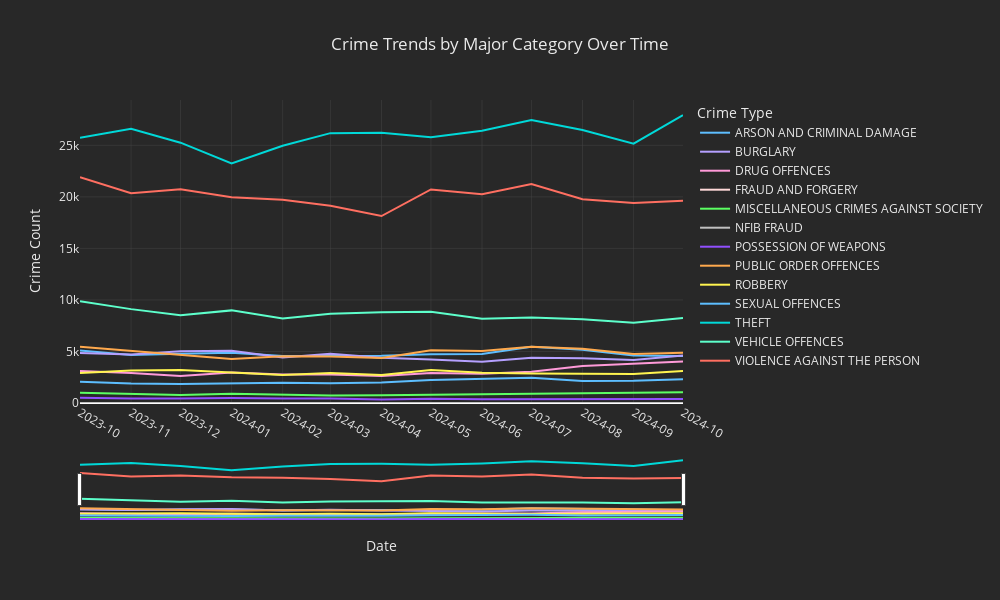

This figure's notebook cell:
### Code cell
# Import necessary libraries
import pandas as pd  # pandas is used for data manipulation and analysis
import plotly.express as px  # plotly.express is used for creating interactive plots

# Specify the file path for the dataset
file_path = 'major_text_yearmonth_summary_filtered.csv'

# Read the CSV file into a pandas DataFrame
data = pd.read_csv(file_path)

# Define custom colors for each crime type to differentiate the lines in the plot
custom_colors = {
    "THEFT": "#00D9D9",  # Theft crimes in turquoise
    "VIOLENCE AGAINST THE PERSON": "#FF6F61",  # Violence in red
    "VEHICLE OFFENCES": "#5DFFCB",  # Vehicle-related crimes in light green
    "BURGLARY": "#B5A0FF",  # Burglary in purple
    "PUBLIC ORDER OFFENCES": "#FFA94D",  # Public order crimes in orange
    "ARSON AND CRIMINAL DAMAGE": "#5EBEFF",  # Arson and damage in light blue
    "ROBBERY": "#FFF44F",  # Robbery in yellow
    "DRUG OFFENCES": "#FF9AD9",  # Drug-related crimes in pink
    "SEXUAL OFFENCES": "#5DBEFF",  # Sexual offences in light blue
    "MISCELLANEOUS CRIMES AGAINST SOCIETY": "#5BFF62",  # Miscellaneous crimes in green
    "POSSESSION OF WEAPONS": "#914FFF",  # Weapons possession in violet
    "FRAUD AND FORGERY": "#FFD9D9",  # Fraud and forgery in light pink
    "NFIB FRAUD": "#C0C0C0"  # Fraud by NFIB in gray
}

# Create a line plot using Plotly Express
fig = px.line(
    data,  # The data source
    x="YearMonth",  # The x-axis represents Year and Month
    y="CrimeCount",  # The y-axis represents the count of crimes
    color="MajorText",  # Color the lines based on the crime type
    title="Crime Trends by Major Category Over Time",  # Title of the plot
    labels={"YearMonth": "Year-Month", "CrimeCount": "Crime Count", "MajorText": "Crime Type"}  # Label the axes
)

# Update the color of each trace based on the custom color mapping
fig.for_each_trace(lambda t: t.update(line=dict(color=custom_colors.get(t.name, "#CCCCCC"))))

# Update layout settings for the chart
fig.update_layout(
    width=1000,  # Set the width of the plot
    height=600,  # Set the height of the plot
    xaxis=dict(
        title="Date",  # Title for the x-axis
        tickformat="%Y-%m",  # Format the x-axis ticks as Year-Month
        rangeslider=dict(visible=True),  # Enable the range slider for zooming
        dtick="M1",  # Set the tick interval to 1 month
        range=["2023-10", "2024-10"],  # Set the x-axis range from October 2023 to October 2024
        showgrid=True,  # Show the grid lines on the x-axis
        gridcolor="#444444",  # Set the color of the grid lines
        gridwidth=0.5  # Set the width of the grid lines
    ),
    yaxis=dict(
        title="Crime Count",  # Title for the y-axis
        rangemode="tozero",  # Set the y-axis to start from zero
        autorange=True,  # Allow automatic range adjustment
        fixedrange=False,  # Allow zooming on the y-axis
        showgrid=True,  # Show the grid lines on the y-axis
        gridcolor="#444444",  # Set the color of the grid lines
        gridwidth=0.5  # Set the width of the grid lines
    ),
    title=dict(x=0.5),  # Center the title on the x-axis
    plot_bgcolor="#282828",  # Set the background color of the plot area
    paper_bgcolor="#282828",  # Set the background color of the entire paper
    font=dict(color="#EAEAEA"),  # Set the font color for the chart
)

# Display the interactive chart
fig.show()

# Save the chart as an HTML file that can be opened in a browser
fig.write_html("interactive_crime_trends_with_zoomable_yaxis.html")

### Figure 1 — Plotly figure (JSON) as saved in the notebook; plotly's stock layout.template omitted (floating-point values rounded to 4 significant figures)
{"data": [{"hovertemplate": "Crime Type=ARSON AND CRIMINAL DAMAGE<br>Year-Month=%{x}<br>Crime Count=%{y}<extra></extra>", "legendgroup": "ARSON AND CRIMINAL DAMAGE", "line": {"color": "#5EBEFF", "dash": "solid"}, "marker": {"symbol": "circle"}, "mode": "lines", "name": "ARSON AND CRIMINAL DAMAGE", "orientation": "v", "showlegend": true, "type": "scatter", "x": ["2023-10", "2023-11", "2023-12", "2024-01", "2024-02", "2024-03", "2024-04", "2024-05", "2024-06", "2024-07", "2024-08", "2024-09", "2024-10"], "xaxis": "x", "y": [5086, 4659, 4778, 4865, 4570, 4575, 4578, 4738, 4755, 5467, 5169, 4617, 4571], "yaxis": "y"}, {"hovertemplate": "Crime Type=BURGLARY<br>Year-Month=%{x}<br>Crime Count=%{y}<extra></extra>", "legendgroup": "BURGLARY", "line": {"color": "#B5A0FF", "dash": "solid"}, "marker": {"symbol": "circle"}, "mode": "lines", "name": "BURGLARY", "orientation": "v", "showlegend": true, "type": "scatter", "x": ["2023-10", "2023-11", "2023-12", "2024-01", "2024-02", "2024-03", "2024-04", "2024-05", "2024-06", "2024-07", "2024-08", "2024-09", "2024-10"], "xaxis": "x", "y": [4845, 4696, 5017, 5080, 4415, 4777, 4379, 4231, 4001, 4393, 4348, 4178, 4610], "yaxis": "y"}, {"hovertemplate": "Crime Type=DRUG OFFENCES<br>Year-Month=%{x}<br>Crime Count=%{y}<extra></extra>", "legendgroup": "DRUG OFFENCES", "line": {"color": "#FF9AD9", "dash": "solid"}, "marker": {"symbol": "circle"}, "mode": "lines", "name": "DRUG OFFENCES", "orientation": "v", "showlegend": true, "type": "scatter", "x": ["2023-10", "2023-11", "2023-12", "2024-01", "2024-02", "2024-03", "2024-04", "2024-05", "2024-06", "2024-07", "2024-08", "2024-09", "2024-10"], "xaxis": "x", "y": [3093, 2900, 2614, 2961, 2777, 2772, 2623, 2914, 2828, 3044, 3587, 3805, 4024], "yaxis": "y"}, {"hovertemplate": "Crime Type=FRAUD AND FORGERY<br>Year-Month=%{x}<br>Crime Count=%{y}<extra></extra>", "legendgroup": "FRAUD AND FORGERY", "line": {"color": "#FFD9D9", "dash": "solid"}, "marker": {"symbol": "circle"}, "mode": "lines", "name": "FRAUD AND FORGERY", "orientation": "v", "showlegend": true, "type": "scatter", "x": ["2023-10", "2023-11", "2023-12", "2024-01", "2024-02", "2024-03", "2024-04", "2024-05", "2024-06", "2024-07", "2024-08", "2024-09", "2024-10"], "xaxis": "x", "y": [0, 1, 0, 0, 1, 28, 24, 24, 18, 11, 7, 9, 8], "yaxis": "y"}, {"hovertemplate": "Crime Type=MISCELLANEOUS CRIMES AGAINST SOCIETY<br>Year-Month=%{x}<br>Crime Count=%{y}<extra></extra>", "legendgroup": "MISCELLANEOUS CRIMES AGAINST SOCIETY", "line": {"color": "#5BFF62", "dash": "solid"}, "marker": {"symbol": "circle"}, "mode": "lines", "name": "MISCELLANEOUS CRIMES AGAINST SOCIETY", "orientation": "v", "showlegend": true, "type": "scatter", "x": ["2023-10", "2023-11", "2023-12", "2024-01", "2024-02", "2024-03", "2024-04", "2024-05", "2024-06", "2024-07", "2024-08", "2024-09", "2024-10"], "xaxis": "x", "y": [989, 903, 767, 892, 792, 727, 758, 804, 835, 884, 916, 976, 1050], "yaxis": "y"}, {"hovertemplate": "Crime Type=NFIB FRAUD<br>Year-Month=%{x}<br>Crime Count=%{y}<extra></extra>", "legendgroup": "NFIB FRAUD", "line": {"color": "#C0C0C0", "dash": "solid"}, "marker": {"symbol": "circle"}, "mode": "lines", "name": "NFIB FRAUD", "orientation": "v", "showlegend": true, "type": "scatter", "x": ["2023-10", "2023-11", "2023-12", "2024-01", "2024-02", "2024-03", "2024-04", "2024-05", "2024-06", "2024-07", "2024-08", "2024-09", "2024-10"], "xaxis": "x", "y": [0, 0, 0, 0, 1, 8, 2, 5, 1, 0, 0, 0, 0], "yaxis": "y"}, {"hovertemplate": "Crime Type=POSSESSION OF WEAPONS<br>Year-Month=%{x}<br>Crime Count=%{y}<extra></extra>", "legendgroup": "POSSESSION OF WEAPONS", "line": {"color": "#914FFF", "dash": "solid"}, "marker": {"symbol": "circle"}, "mode": "lines", "name": "POSSESSION OF WEAPONS", "orientation": "v", "showlegend": true, "type": "scatter", "x": ["2023-10", "2023-11", "2023-12", "2024-01", "2024-02", "2024-03", "2024-04", "2024-05", "2024-06", "2024-07", "2024-08", "2024-09", "2024-10"], "xaxis": "x", "y": [508, 427, 440, 477, 431, 429, 340, 411, 369, 380, 425, 436, 388], "yaxis": "y"}, {"hovertemplate": "Crime Type=PUBLIC ORDER OFFENCES<br>Year-Month=%{x}<br>Crime Count=%{y}<extra></extra>", "legendgroup": "PUBLIC ORDER OFFENCES", "line": {"color": "#FFA94D", "dash": "solid"}, "marker": {"symbol": "circle"}, "mode": "lines", "name": "PUBLIC ORDER OFFENCES", "orientation": "v", "showlegend": true, "type": "scatter", "x": ["2023-10", "2023-11", "2023-12", "2024-01", "2024-02", "2024-03", "2024-04", "2024-05", "2024-06", "2024-07", "2024-08", "2024-09", "2024-10"], "xaxis": "x", "y": [5448, 5043, 4640, 4275, 4547, 4508, 4376, 5116, 5055, 5450, 5269, 4746, 4886], "yaxis": "y"}, {"hovertemplate": "Crime Type=ROBBERY<br>Year-Month=%{x}<br>Crime Count=%{y}<extra></extra>", "legendgroup": "ROBBERY", "line": {"color": "#FFF44F", "dash": "solid"}, "marker": {"symbol": "circle"}, "mode": "lines", "name": "ROBBERY", "orientation": "v", "showlegend": true, "type": "scatter", "x": ["2023-10", "2023-11", "2023-12", "2024-01", "2024-02", "2024-03", "2024-04", "2024-05", "2024-06", "2024-07", "2024-08", "2024-09", "2024-10"], "xaxis": "x", "y": [2914, 3144, 3205, 2959, 2722, 2906, 2722, 3203, 2935, 2857, 2867, 2817, 3106], "yaxis": "y"}, {"hovertemplate": "Crime Type=SEXUAL OFFENCES<br>Year-Month=%{x}<br>Crime Count=%{y}<extra></extra>", "legendgroup": "SEXUAL OFFENCES", "line": {"color": "#5DBEFF", "dash": "solid"}, "marker": {"symbol": "circle"}, "mode": "lines", "name": "SEXUAL OFFENCES", "orientation": "v", "showlegend": true, "type": "scatter", "x": ["2023-10", "2023-11", "2023-12", "2024-01", "2024-02", "2024-03", "2024-04", "2024-05", "2024-06", "2024-07", "2024-08", "2024-09", "2024-10"], "xaxis": "x", "y": [2063, 1887, 1835, 1863, 1959, 1912, 1988, 2231, 2326, 2458, 2132, 2154, 2314], "yaxis": "y"}, {"hovertemplate": "Crime Type=THEFT<br>Year-Month=%{x}<br>Crime Count=%{y}<extra></extra>", "legendgroup": "THEFT", "line": {"color": "#00D9D9", "dash": "solid"}, "marker": {"symbol": "circle"}, "mode": "lines", "name": "THEFT", "orientation": "v", "showlegend": true, "type": "scatter", "x": ["2023-10", "2023-11", "2023-12", "2024-01", "2024-02", "2024-03", "2024-04", "2024-05", "2024-06", "2024-07", "2024-08", "2024-09", "2024-10"], "xaxis": "x", "y": [25732, 26617, 25257, 23246, 24959, 26184, 26221, 25793, 26421, 27451, 26497, 25168, 27929], "yaxis": "y"}, {"hovertemplate": "Crime Type=VEHICLE OFFENCES<br>Year-Month=%{x}<br>Crime Count=%{y}<extra></extra>", "legendgroup": "VEHICLE OFFENCES", "line": {"color": "#5DFFCB", "dash": "solid"}, "marker": {"symbol": "circle"}, "mode": "lines", "name": "VEHICLE OFFENCES", "orientation": "v", "showlegend": true, "type": "scatter", "x": ["2023-10", "2023-11", "2023-12", "2024-01", "2024-02", "2024-03", "2024-04", "2024-05", "2024-06", "2024-07", "2024-08", "2024-09", "2024-10"], "xaxis": "x", "y": [9865, 9108, 8521, 8987, 8188, 8659, 8810, 8850, 8183, 8291, 8114, 7792, 8240], "yaxis": "y"}, {"hovertemplate": "Crime Type=VIOLENCE AGAINST THE PERSON<br>Year-Month=%{x}<br>Crime Count=%{y}<extra></extra>", "legendgroup": "VIOLENCE AGAINST THE PERSON", "line": {"color": "#FF6F61", "dash": "solid"}, "marker": {"symbol": "circle"}, "mode": "lines", "name": "VIOLENCE AGAINST THE PERSON", "orientation": "v", "showlegend": true, "type": "scatter", "x": ["2023-10", "2023-11", "2023-12", "2024-01", "2024-02", "2024-03", "2024-04", "2024-05", "2024-06", "2024-07", "2024-08", "2024-09", "2024-10"], "xaxis": "x", "y": [21915, 20345, 20749, 19957, 19713, 19139, 18137, 20721, 20266, 21248, 19767, 19403, 19635], "yaxis": "y"}], "layout": {"font": {"color": "#EAEAEA"}, "height": 600, "legend": {"title": {"text": "Crime Type"}, "tracegroupgap": 0}, "paper_bgcolor": "#282828", "plot_bgcolor": "#282828", "title": {"text": "Crime Trends by Major Category Over Time", "x": 0.5}, "width": 1000, "xaxis": {"anchor": "y", "domain": [0, 1], "dtick": "M1", "gridcolor": "#444444", "gridwidth": 0.5, "range": ["2023-10", "2024-10"], "rangeslider": {"visible": true}, "showgrid": true, "tickformat": "%Y-%m", "title": {"text": "Date"}}, "yaxis": {"anchor": "x", "autorange": true, "domain": [0, 1], "fixedrange": false, "gridcolor": "#444444", "gridwidth": 0.5, "rangemode": "tozero", "showgrid": true, "title": {"text": "Crime Count"}}}}
